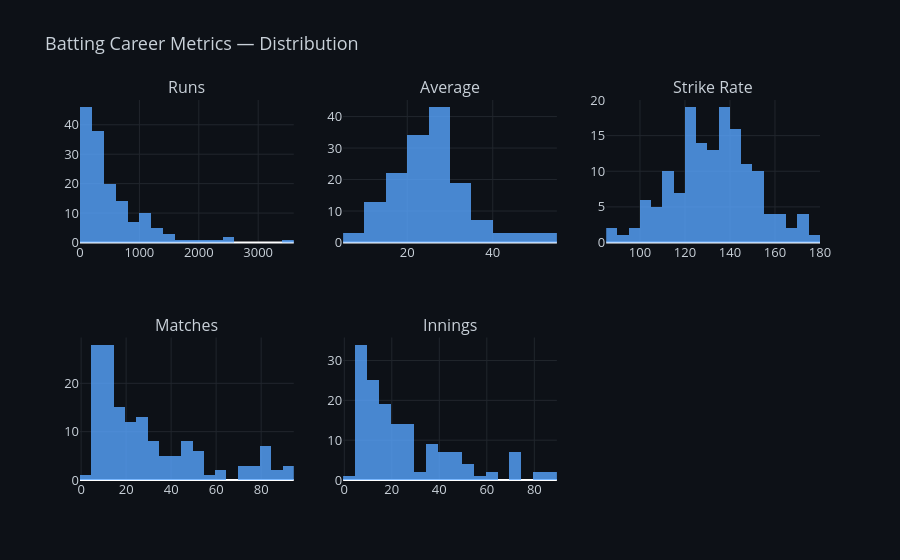

The cell this chart's notebook holds for it:
### Markdown cell above
## 4. Numerical Variables — Distribution Analysis

### Code cell
# ── Batting metrics distribution ──────────────────────────────
bat_cols = ['runs', 'average', 'strike_rate', 'matches', 'innings']
fig = make_subplots(rows=2, cols=3, subplot_titles=[c.replace('_', ' ').title() for c in bat_cols])

positions = [(1,1),(1,2),(1,3),(2,1),(2,2)]
for idx, col in enumerate(bat_cols):
    r, c = positions[idx]
    fig.add_trace(go.Histogram(x=most_runs[col], marker_color=ACCENT, opacity=0.8,
                               nbinsx=20, name=col), row=r, col=c)

fig.update_layout(**LAYOUT, title='Batting Career Metrics — Distribution', showlegend=False)
fig.update_xaxes(gridcolor='#21262D')
fig.update_yaxes(gridcolor='#21262D')
plt.tight_layout()
plt.savefig("../charts/initial_eda_batting_metric_distribution.png", dpi=300, bbox_inches="tight")
fig.show()

### Figure 1 — Plotly figure (JSON) as saved in the notebook; plotly's stock layout.template omitted (floating-point values rounded to 4 significant figures; data arrays with more than 128 entries replaced by an {"elided": "..."} marker saying what was removed)
{"data": [{"marker": {"color": "#58A6FF"}, "name": "runs", "nbinsx": 20, "opacity": 0.8, "type": "histogram", "x": {"elided": "150 int values"}, "xaxis": "x", "yaxis": "y"}, {"marker": {"color": "#58A6FF"}, "name": "average", "nbinsx": 20, "opacity": 0.8, "type": "histogram", "x": {"elided": "150 float values"}, "xaxis": "x2", "yaxis": "y2"}, {"marker": {"color": "#58A6FF"}, "name": "strike_rate", "nbinsx": 20, "opacity": 0.8, "type": "histogram", "x": {"elided": "150 float values"}, "xaxis": "x3", "yaxis": "y3"}, {"marker": {"color": "#58A6FF"}, "name": "matches", "nbinsx": 20, "opacity": 0.8, "type": "histogram", "x": {"elided": "150 int values"}, "xaxis": "x4", "yaxis": "y4"}, {"marker": {"color": "#58A6FF"}, "name": "innings", "nbinsx": 20, "opacity": 0.8, "type": "histogram", "x": {"elided": "150 int values"}, "xaxis": "x5", "yaxis": "y5"}], "layout": {"annotations": [{"font": {"size": 16}, "showarrow": false, "text": "Runs", "x": 0.1444, "xanchor": "center", "xref": "paper", "y": 1, "yanchor": "bottom", "yref": "paper"}, {"font": {"size": 16}, "showarrow": false, "text": "Average", "x": 0.5, "xanchor": "center", "xref": "paper", "y": 1, "yanchor": "bottom", "yref": "paper"}, {"font": {"size": 16}, "showarrow": false, "text": "Strike Rate", "x": 0.8556, "xanchor": "center", "xref": "paper", "y": 1, "yanchor": "bottom", "yref": "paper"}, {"font": {"size": 16}, "showarrow": false, "text": "Matches", "x": 0.1444, "xanchor": "center", "xref": "paper", "y": 0.375, "yanchor": "bottom", "yref": "paper"}, {"font": {"size": 16}, "showarrow": false, "text": "Innings", "x": 0.5, "xanchor": "center", "xref": "paper", "y": 0.375, "yanchor": "bottom", "yref": "paper"}], "font": {"color": "#C9D1D9", "size": 13}, "paper_bgcolor": "#0D1117", "plot_bgcolor": "#0D1117", "showlegend": false, "title": {"text": "Batting Career Metrics — Distribution"}, "xaxis": {"anchor": "y", "domain": [0, 0.2889], "gridcolor": "#21262D"}, "xaxis2": {"anchor": "y2", "domain": [0.3556, 0.6444], "gridcolor": "#21262D"}, "xaxis3": {"anchor": "y3", "domain": [0.7111, 1], "gridcolor": "#21262D"}, "xaxis4": {"anchor": "y4", "domain": [0, 0.2889], "gridcolor": "#21262D"}, "xaxis5": {"anchor": "y5", "domain": [0.3556, 0.6444], "gridcolor": "#21262D"}, "xaxis6": {"anchor": "y6", "domain": [0.7111, 1], "gridcolor": "#21262D"}, "yaxis": {"anchor": "x", "domain": [0.625, 1], "gridcolor": "#21262D"}, "yaxis2": {"anchor": "x2", "domain": [0.625, 1], "gridcolor": "#21262D"}, "yaxis3": {"anchor": "x3", "domain": [0.625, 1], "gridcolor": "#21262D"}, "yaxis4": {"anchor": "x4", "domain": [0, 0.375], "gridcolor": "#21262D"}, "yaxis5": {"anchor": "x5", "domain": [0, 0.375], "gridcolor": "#21262D"}, "yaxis6": {"anchor": "x6", "domain": [0, 0.375], "gridcolor": "#21262D"}}}
